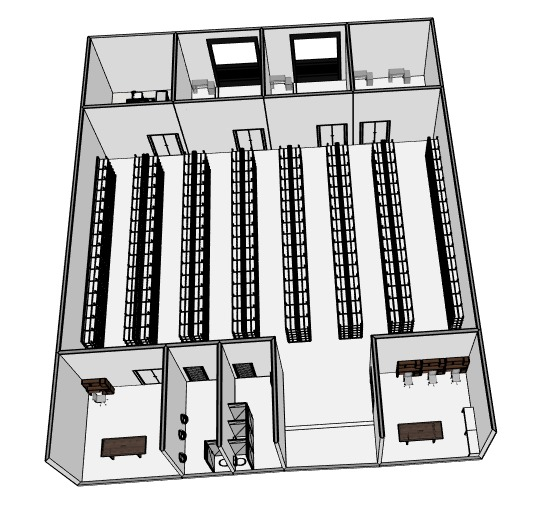
#> input picture Python/TREINO/estrutura.jpeg, 535 x 508 px
$ python 'Redimensionando a Imagem.py'
#> lines starting #> are read from the running program, lines starting #| are printed output that depends on the picture
from PIL import Image
img = Image.open('estrutura.jpeg')
#> img is the input picture: PIL image 535x508 RGB; mean R, G, B 196.1, 195.9, 195.8
new_img = img.resize((256,256))
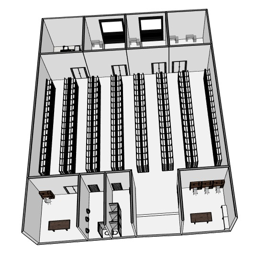
#> new_img: PIL image 256x256 RGB; mean R, G, B 196.2, 196, 195.9
new_img.save('estrutura256x256.jpeg','jpeg')
